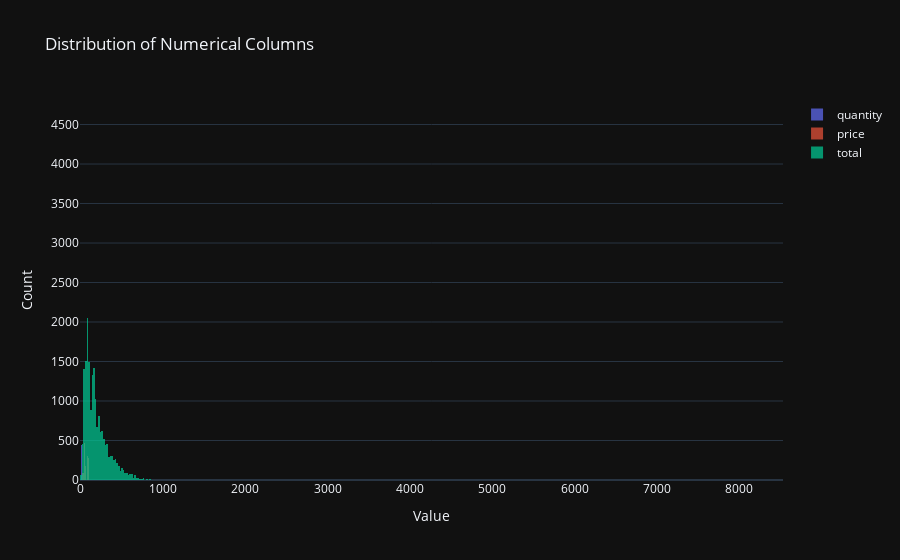

The cell this chart's notebook holds for it:
### Markdown cell above
##### Plotting Numerical Values

### Code cell
# List of numerical columns to plot
numerical_cols = ["quantity", "price", "total"]

# Create a histogram for each numerical column
fig = go.Figure()

for col in numerical_cols:
    fig.add_trace(go.Histogram(x=orders[col], name=col, opacity=0.7))

# Update layout
fig.update_layout(
    title="Distribution of Numerical Columns",
    xaxis_title="Value",
    yaxis_title="Count",
    barmode="overlay",  # Overlapping histograms
    template="plotly_dark"  # Optional: Dark theme
)

# Show the plot
fig.show()

### Figure 1 — Plotly figure (JSON) as saved in the notebook; plotly's stock layout.template omitted (floating-point values rounded to 4 significant figures; data arrays with more than 128 entries replaced by an {"elided": "..."} marker saying what was removed)
{"data": [{"name": "quantity", "opacity": 0.7, "type": "histogram", "x": {"elided": "18760 int values"}}, {"name": "price", "opacity": 0.7, "type": "histogram", "x": {"elided": "18760 float values"}}, {"name": "total", "opacity": 0.7, "type": "histogram", "x": {"elided": "18760 float values"}}], "layout": {"barmode": "overlay", "title": {"text": "Distribution of Numerical Columns"}, "xaxis": {"title": {"text": "Value"}}, "yaxis": {"title": {"text": "Count"}}}}
